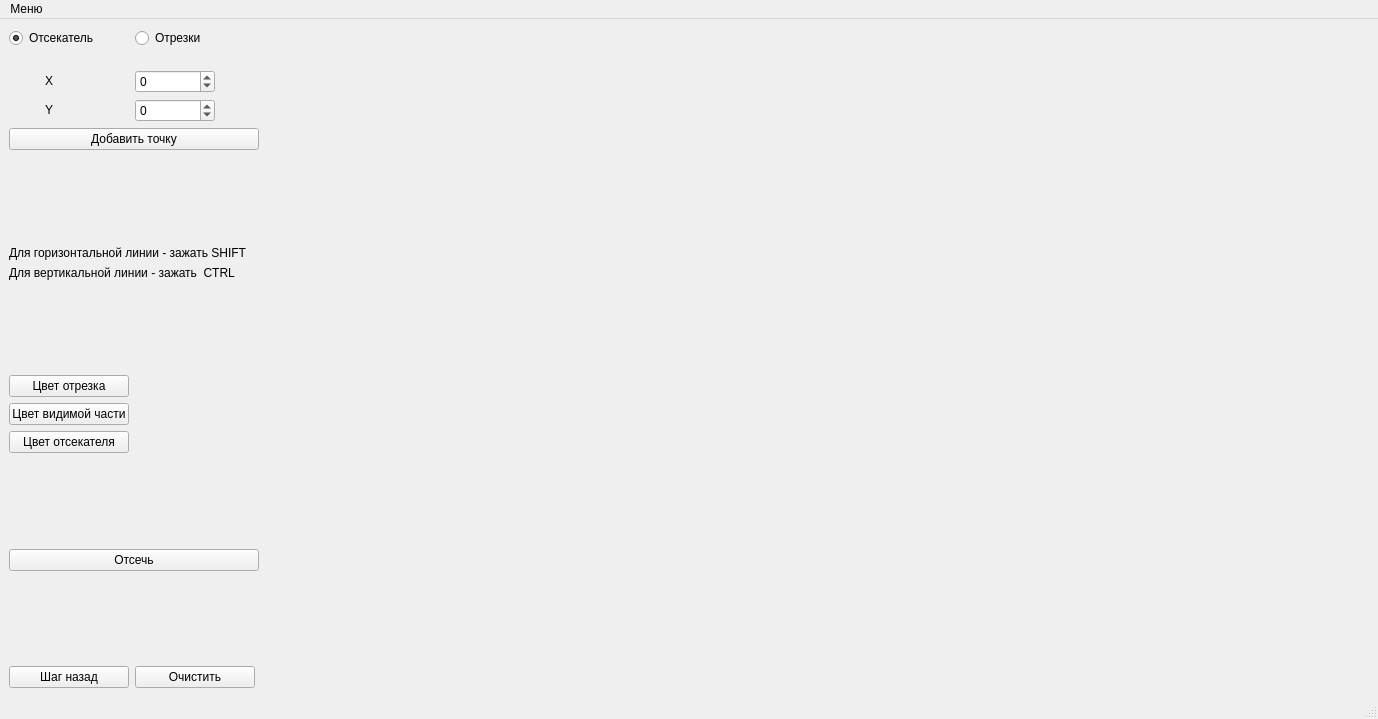
<?xml version="1.0" encoding="UTF-8"?>
<ui version="4.0">
 <class>MainWindow</class>
 <widget class="QMainWindow" name="MainWindow">
  <property name="geometry">
   <rect>
    <x>0</x>
    <y>0</y>
    <width>1378</width>
    <height>719</height>
   </rect>
  </property>
  <property name="windowTitle">
   <string>MainWindow</string>
  </property>
  <widget class="QWidget" name="centralwidget">
   <layout class="QHBoxLayout" name="horizontalLayout_4">
    <item>
     <layout class="QFormLayout" name="formLayout">
      <item row="0" column="0">
       <widget class="QRadioButton" name="clipperRadioButton">
        <property name="maximumSize">
         <size>
          <width>85</width>
          <height>16777215</height>
         </size>
        </property>
        <property name="tabletTracking">
         <bool>false</bool>
        </property>
        <property name="text">
         <string>Отсекатель</string>
        </property>
        <property name="checkable">
         <bool>true</bool>
        </property>
        <property name="checked">
         <bool>true</bool>
        </property>
       </widget>
      </item>
      <item row="0" column="1">
       <widget class="QRadioButton" name="segRadioButton">
        <property name="maximumSize">
         <size>
          <width>80</width>
          <height>16777215</height>
         </size>
        </property>
        <property name="text">
         <string>Отрезки</string>
        </property>
       </widget>
      </item>
      <item row="2" column="0">
       <widget class="QLabel" name="label_3">
        <property name="minimumSize">
         <size>
          <width>80</width>
          <height>0</height>
         </size>
        </property>
        <property name="maximumSize">
         <size>
          <width>80</width>
          <height>16777215</height>
         </size>
        </property>
        <property name="text">
         <string>&lt;html&gt;&lt;head/&gt;&lt;body&gt;&lt;p align=&quot;center&quot;&gt;X&lt;/p&gt;&lt;/body&gt;&lt;/html&gt;</string>
        </property>
       </widget>
      </item>
      <item row="2" column="1">
       <widget class="QSpinBox" name="pointX">
        <property name="maximumSize">
         <size>
          <width>80</width>
          <height>16777215</height>
         </size>
        </property>
        <property name="minimum">
         <number>-2000</number>
        </property>
        <property name="maximum">
         <number>2000</number>
        </property>
       </widget>
      </item>
      <item row="3" column="0">
       <widget class="QLabel" name="label_4">
        <property name="minimumSize">
         <size>
          <width>80</width>
          <height>0</height>
         </size>
        </property>
        <property name="maximumSize">
         <size>
          <width>80</width>
          <height>16777215</height>
         </size>
        </property>
        <property name="text">
         <string>&lt;html&gt;&lt;head/&gt;&lt;body&gt;&lt;p align=&quot;center&quot;&gt;Y&lt;/p&gt;&lt;/body&gt;&lt;/html&gt;</string>
        </property>
       </widget>
      </item>
      <item row="3" column="1">
       <widget class="QSpinBox" name="pointY">
        <property name="maximumSize">
         <size>
          <width>80</width>
          <height>16777215</height>
         </size>
        </property>
        <property name="minimum">
         <number>-2000</number>
        </property>
        <property name="maximum">
         <number>2000</number>
        </property>
       </widget>
      </item>
      <item row="4" column="0" colspan="2">
       <widget class="QPushButton" name="addPointButton">
        <property name="maximumSize">
         <size>
          <width>250</width>
          <height>16777215</height>
         </size>
        </property>
        <property name="text">
         <string>Добавить точку</string>
        </property>
       </widget>
      </item>
      <item row="9" column="0">
       <widget class="QPushButton" name="seg_col_Button">
        <property name="minimumSize">
         <size>
          <width>120</width>
          <height>0</height>
         </size>
        </property>
        <property name="maximumSize">
         <size>
          <width>120</width>
          <height>16777215</height>
         </size>
        </property>
        <property name="text">
         <string>Цвет отрезка</string>
        </property>
       </widget>
      </item>
      <item row="9" column="1">
       <widget class="color_view" name="seg_col" native="true">
        <property name="maximumSize">
         <size>
          <width>24</width>
          <height>16777215</height>
         </size>
        </property>
       </widget>
      </item>
      <item row="10" column="0">
       <widget class="QPushButton" name="vis_part_col_Button">
        <property name="minimumSize">
         <size>
          <width>120</width>
          <height>0</height>
         </size>
        </property>
        <property name="maximumSize">
         <size>
          <width>120</width>
          <height>16777215</height>
         </size>
        </property>
        <property name="text">
         <string>Цвет видимой части</string>
        </property>
       </widget>
      </item>
      <item row="10" column="1">
       <widget class="color_view" name="vis_part_col" native="true">
        <property name="maximumSize">
         <size>
          <width>24</width>
          <height>16777215</height>
         </size>
        </property>
       </widget>
      </item>
      <item row="11" column="0">
       <widget class="QPushButton" name="cut_col_Button">
        <property name="minimumSize">
         <size>
          <width>120</width>
          <height>0</height>
         </size>
        </property>
        <property name="maximumSize">
         <size>
          <width>120</width>
          <height>16777215</height>
         </size>
        </property>
        <property name="text">
         <string>Цвет отсекателя</string>
        </property>
       </widget>
      </item>
      <item row="11" column="1">
       <widget class="color_view" name="cut_col" native="true">
        <property name="maximumSize">
         <size>
          <width>24</width>
          <height>16777215</height>
         </size>
        </property>
       </widget>
      </item>
      <item row="13" column="0" colspan="2">
       <widget class="QPushButton" name="cutButton">
        <property name="maximumSize">
         <size>
          <width>250</width>
          <height>16777215</height>
         </size>
        </property>
        <property name="text">
         <string>Отсечь</string>
        </property>
       </widget>
      </item>
      <item row="15" column="0">
       <widget class="QPushButton" name="undoButton">
        <property name="enabled">
         <bool>true</bool>
        </property>
        <property name="minimumSize">
         <size>
          <width>120</width>
          <height>0</height>
         </size>
        </property>
        <property name="maximumSize">
         <size>
          <width>120</width>
          <height>16777215</height>
         </size>
        </property>
        <property name="text">
         <string>Шаг назад</string>
        </property>
       </widget>
      </item>
      <item row="15" column="1">
       <widget class="QPushButton" name="clearButton">
        <property name="minimumSize">
         <size>
          <width>120</width>
          <height>0</height>
         </size>
        </property>
        <property name="maximumSize">
         <size>
          <width>120</width>
          <height>16777215</height>
         </size>
        </property>
        <property name="text">
         <string>Очистить</string>
        </property>
       </widget>
      </item>
      <item row="6" column="0" colspan="2">
       <widget class="QLabel" name="label">
        <property name="minimumSize">
         <size>
          <width>250</width>
          <height>0</height>
         </size>
        </property>
        <property name="text">
         <string>Для горизонтальной линии - зажать SHIFT</string>
        </property>
       </widget>
      </item>
      <item row="7" column="0" colspan="2">
       <widget class="QLabel" name="label_2">
        <property name="minimumSize">
         <size>
          <width>250</width>
          <height>0</height>
         </size>
        </property>
        <property name="text">
         <string>Для вертикальной линии - зажать  CTRL</string>
        </property>
       </widget>
      </item>
      <item row="5" column="0">
       <spacer name="verticalSpacer">
        <property name="orientation">
         <enum>Qt::Vertical</enum>
        </property>
        <property name="sizeHint" stdset="0">
         <size>
          <width>20</width>
          <height>40</height>
         </size>
        </property>
       </spacer>
      </item>
      <item row="8" column="0">
       <spacer name="verticalSpacer_2">
        <property name="orientation">
         <enum>Qt::Vertical</enum>
        </property>
        <property name="sizeHint" stdset="0">
         <size>
          <width>20</width>
          <height>40</height>
         </size>
        </property>
       </spacer>
      </item>
      <item row="12" column="0">
       <spacer name="verticalSpacer_3">
        <property name="orientation">
         <enum>Qt::Vertical</enum>
        </property>
        <property name="sizeHint" stdset="0">
         <size>
          <width>20</width>
          <height>40</height>
         </size>
        </property>
       </spacer>
      </item>
      <item row="14" column="1">
       <spacer name="verticalSpacer_4">
        <property name="orientation">
         <enum>Qt::Vertical</enum>
        </property>
        <property name="sizeHint" stdset="0">
         <size>
          <width>20</width>
          <height>40</height>
         </size>
        </property>
       </spacer>
      </item>
      <item row="1" column="0">
       <spacer name="verticalSpacer_5">
        <property name="orientation">
         <enum>Qt::Vertical</enum>
        </property>
        <property name="sizeType">
         <enum>QSizePolicy::Minimum</enum>
        </property>
        <property name="sizeHint" stdset="0">
         <size>
          <width>20</width>
          <height>10</height>
         </size>
        </property>
       </spacer>
      </item>
     </layout>
    </item>
    <item>
     <layout class="QHBoxLayout" name="horizontalLayout_2">
      <item>
       <widget class="Canvas" name="canvas" native="true">
        <property name="minimumSize">
         <size>
          <width>1100</width>
          <height>495</height>
         </size>
        </property>
        <property name="maximumSize">
         <size>
          <width>1500</width>
          <height>16777215</height>
         </size>
        </property>
       </widget>
      </item>
     </layout>
    </item>
   </layout>
  </widget>
  <widget class="QMenuBar" name="menubar">
   <property name="geometry">
    <rect>
     <x>0</x>
     <y>0</y>
     <width>1378</width>
     <height>21</height>
    </rect>
   </property>
   <widget class="QMenu" name="menu">
    <property name="title">
     <string>Меню</string>
    </property>
    <addaction name="progInfo"/>
    <addaction name="authorInfo"/>
    <addaction name="separator"/>
    <addaction name="exit"/>
   </widget>
   <addaction name="menu"/>
  </widget>
  <widget class="QStatusBar" name="statusbar"/>
  <action name="progInfo">
   <property name="text">
    <string>О программе</string>
   </property>
  </action>
  <action name="authorInfo">
   <property name="text">
    <string>Об авторе</string>
   </property>
  </action>
  <action name="exit">
   <property name="text">
    <string>Выход из программы</string>
   </property>
  </action>
 </widget>
 <customwidgets>
  <customwidget>
   <class>Canvas</class>
   <extends>QWidget</extends>
   <header>canvas.h</header>
   <container>1</container>
  </customwidget>
  <customwidget>
   <class>color_view</class>
   <extends>QWidget</extends>
   <header>color_view.h</header>
   <container>1</container>
  </customwidget>
 </customwidgets>
 <resources/>
 <connections/>
</ui>
